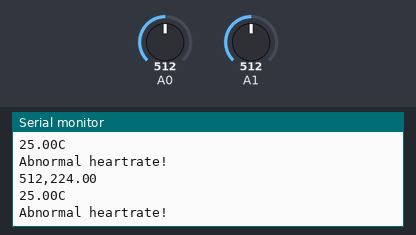
The sketch below on a simulated Arduino Uno, built with avr-gcc and run on an emulated ATmega328P. Shown: the last lines printed to the serial monitor. Inputs (shaded band) come from the test bench; at power-on: A0 = 512, A1 = 512.

Above: at 2.8 s.
2.9 s: A0 set to 0
At 4.5 s:
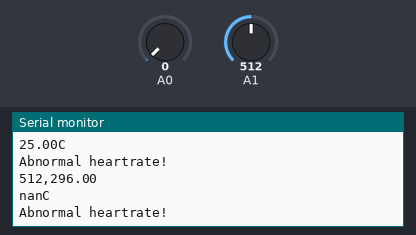
7.5 s: A1 set to 716
At 8.8 s:
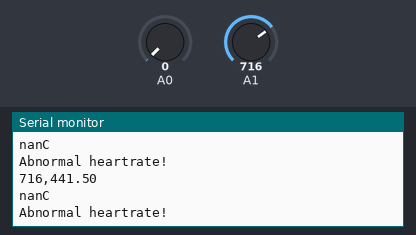
10.2 s: A0 set to 67
At 12.7 s:
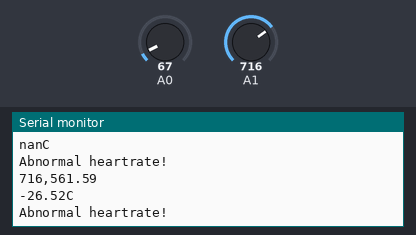
12.9 s: A1 set to 900
At 14.8 s:
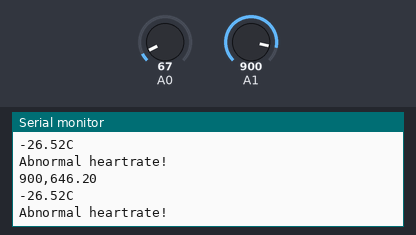
Timing chart, 0 to 16.3 s (numbered marks = the images above; inputs shaded):
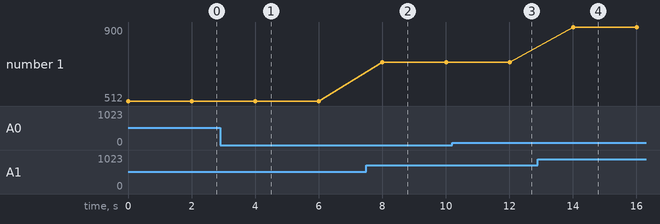

Measured:
- after the input at 2.9 s, the serial monitor: prints a new line after 1.1 s (image 1)
- after the input at 7.5 s, the serial monitor: prints a new line after 0.51 s (image 2)
- after the input at 10.2 s, the serial monitor: prints a new line after 1.8 s (image 3)
- after the input at 12.9 s, the serial monitor: prints a new line after 1.1 s (image 4)
- plotted number 1: 512 → 716 after the input at 7.5 s, 716 → 900 after the input at 12.9 s

The sketch:

heartratetemp.ino
```cpp
double alpha=0.75;
double change=0.0;
double minval=0.0;
double Thermister(int RawADC)
{
double Temp;
Temp=log(((10240000/RawADC)-10000));
Temp=1/(0.001129148+(0.000234125+(0.0000000876741*Temp*Temp))*Temp);
Temp=Temp-273.15;
return Temp;
}
void setup() {
Serial.begin(9600);
}

void loop() {
  static double oldValue=0;
  static double oldChange=0;

  int rawValue=analogRead(A1);
  double value=alpha*oldValue+(1-alpha)*rawValue;

  Serial.print(rawValue);
  Serial.print(",");
  Serial.println(value);
  oldValue=value;
  Serial.print(Thermister(analogRead(A0)));
  Serial.println("C");
  if(rawValue>100||value<57)
  {
    Serial.println("Abnormal heartrate!");
  }
  delay(2000);
}
```
